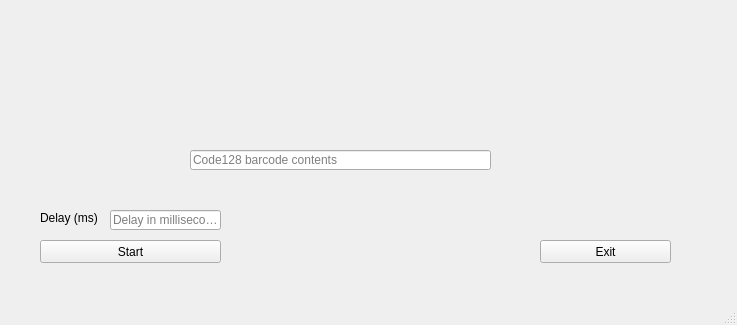
<?xml version="1.0" encoding="UTF-8"?>
<ui version="4.0">
 <class>MainWindow</class>
 <widget class="QMainWindow" name="MainWindow">
  <property name="geometry">
   <rect>
    <x>0</x>
    <y>0</y>
    <width>737</width>
    <height>325</height>
   </rect>
  </property>
  <property name="windowTitle">
   <string>MainWindow</string>
  </property>
  <widget class="QWidget" name="centralwidget">
   <widget class="QPushButton" name="pushButtonStartLoop">
    <property name="geometry">
     <rect>
      <x>40</x>
      <y>240</y>
      <width>181</width>
      <height>23</height>
     </rect>
    </property>
    <property name="text">
     <string>Start</string>
    </property>
   </widget>
   <widget class="QPushButton" name="pushButtonExit">
    <property name="geometry">
     <rect>
      <x>540</x>
      <y>240</y>
      <width>131</width>
      <height>23</height>
     </rect>
    </property>
    <property name="text">
     <string>Exit</string>
    </property>
   </widget>
   <widget class="QLineEdit" name="lineEditData">
    <property name="geometry">
     <rect>
      <x>190</x>
      <y>150</y>
      <width>301</width>
      <height>20</height>
     </rect>
    </property>
    <property name="placeholderText">
     <string>Code128 barcode contents</string>
    </property>
   </widget>
   <widget class="QLabel" name="labelIterationDelay">
    <property name="geometry">
     <rect>
      <x>40</x>
      <y>210</y>
      <width>71</width>
      <height>16</height>
     </rect>
    </property>
    <property name="text">
     <string>Delay (ms)</string>
    </property>
   </widget>
   <widget class="QLineEdit" name="lineEdit_IterationDelay">
    <property name="geometry">
     <rect>
      <x>110</x>
      <y>210</y>
      <width>111</width>
      <height>20</height>
     </rect>
    </property>
    <property name="placeholderText">
     <string>Delay in milliseconds</string>
    </property>
   </widget>
   <widget class="QLabel" name="label_imageviewer">
    <property name="geometry">
     <rect>
      <x>30</x>
      <y>30</y>
      <width>640</width>
      <height>120</height>
     </rect>
    </property>
    <property name="maximumSize">
     <size>
      <width>640</width>
      <height>120</height>
     </size>
    </property>
    <property name="text">
     <string/>
    </property>
    <property name="pixmap">
     <pixmap>generated_barcode.jpg</pixmap>
    </property>
   </widget>
  </widget>
  <widget class="QMenuBar" name="menubar">
   <property name="geometry">
    <rect>
     <x>0</x>
     <y>0</y>
     <width>737</width>
     <height>21</height>
    </rect>
   </property>
  </widget>
  <widget class="QStatusBar" name="statusbar"/>
 </widget>
 <resources/>
 <connections/>
</ui>
